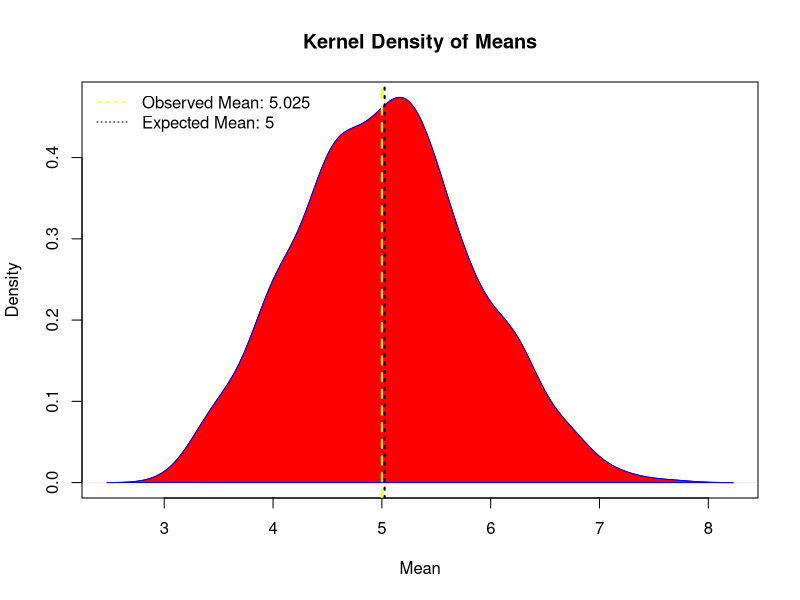
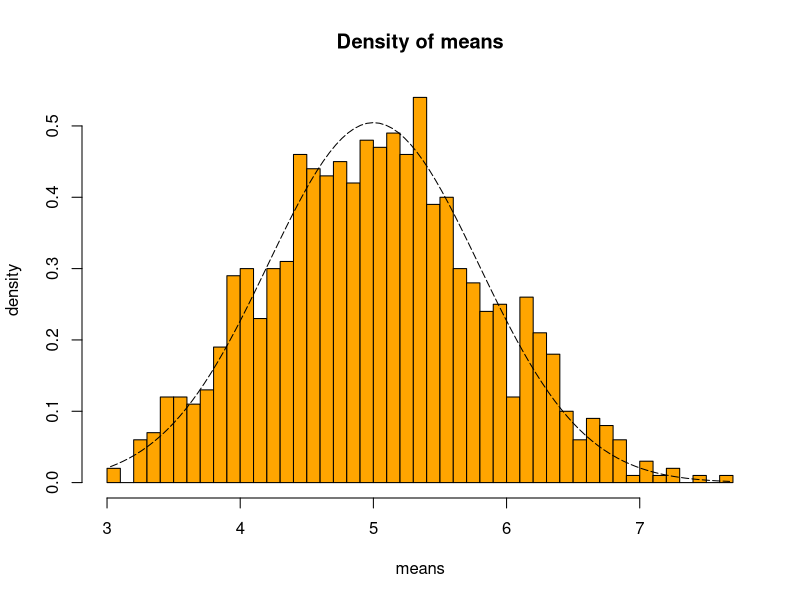
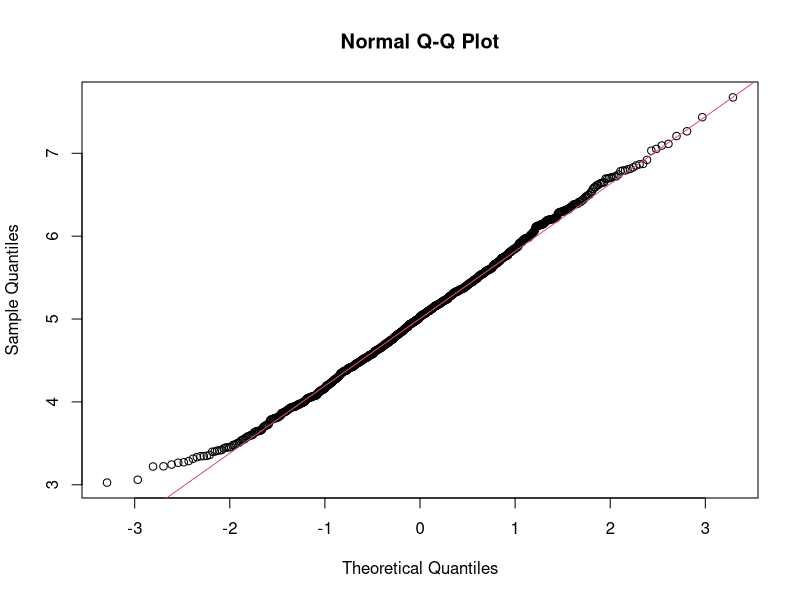

Write the R code that produced these figures, in order.
library(data.table)
library(ggplot2)
library(xtable)

set.seed(round(1000*pi, 0))

lambda <- 0.2
# We willl be taking the average of 40 exponentials
n <- 40
# we will be comparing this distribution to 1000 random uniforms
numOfSims <- 1000
simulatedExponentials <- replicate(numOfSims, rexp(n, lambda))
# now lets compute the mean of these simulations
means <- apply(simulatedExponentials, 2, mean)


d <- density(means)
plot(d, main = "Kernel Density of Means", xlab = "Mean")
polygon(d, col = "red", border = "blue")
observed_mean <- mean(means)
legend("topleft", legend = c(paste("Observed Mean:",round(observed_mean,3)), paste("Expected Mean:",lambda^-1)),
       lty = c(2,3), col = c("yellow", "black"), bty = "n")
abline(v=lambda^-1, col = "yellow", lwd = 2, lty = 2)
abline(v=observed_mean, col = "black", lty = 3, lwd = 2)

# first let's compute the standard deviations
sample_sd <- sd(means)
expected_sd <- (1/lambda)/sqrt(n)
# now let's focus on the variance of the 2
sample_var <- sample_sd^2
expected_var <- ((1/lambda)*(1/sqrt(n)))^2
compareMatrix <- matrix(c(1/lambda,observed_mean,
                          expected_var, sample_var), nrow = 2)
rownames(compareMatrix) <- c("Expected","Observed")
colnames(compareMatrix) <- c("mean", "variance")
compareMatrix

# lets overlay the normal distribution over our observed data (density/histogram)
xfit <- seq(min(means), max(means), length=100)
yfit <- dnorm(xfit, mean=1/lambda, sd=(1/lambda/sqrt(n)))
hist(means,breaks=n,prob=T,col="orange",xlab = "means",main="Density of means",ylab="density")
lines(xfit, yfit, pch=22, col="black", lty=5)

qqnorm(means)
qqline(means, col = 2)